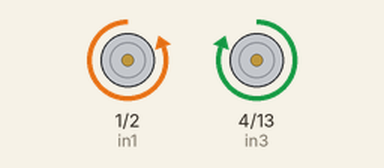
Simulated run of this sketch. Board: Arduino Uno, built with avr-gcc and run on an emulated ATmega328P. Parts: motor-driver pin pairs drawn as motors (green arrow = first pin HIGH = forward, orange = second pin HIGH = backward, longer = more drive, scaled by the enable pin).

Above: at 0.3 s.
At 4.2 s:
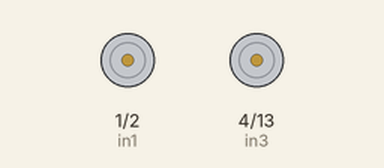
Timing chart, 0 to 6.0 s (numbered marks = the images above):
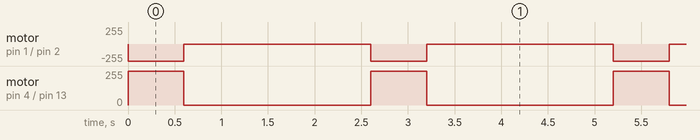

Measured:
- by itself, motor on pin 1 (in1) / pin 2 (in2): alternates backward 255/255 for 0.60 s and stopped for 2.0 s
- by itself, motor on pin 4 (in3) / pin 13 (in4): alternates forward 255/255 for 0.60 s and stopped for 2.0 s

The sketch:

Motor.ino
```cpp
// Motor A connections
int enA = 0;
int in1 = 1;
int in2 = 2;
// Motor B connections
int enB = 3;
int in3 = 4;
int in4 = 13;

void setup() {
	// Set all the motor control pins to outputs
	pinMode(enA, OUTPUT);
	pinMode(enB, OUTPUT);
	pinMode(in1, OUTPUT);
	pinMode(in2, OUTPUT);
	pinMode(in3, OUTPUT);
	pinMode(in4, OUTPUT);

	// Turn off motors - Initial state
	digitalWrite(in1, LOW);
	digitalWrite(in2, LOW);
	digitalWrite(in3, LOW);
	digitalWrite(in4, LOW);
}

void loop() {
  //directionControl();
	//speedControl();
	//delay(1000);
  left();
  delay(600);
  turnOff();
  delay(2000);
}

/*
in1 = left motor ground
in2 = left motor v
in3 = right motor v
in4 = right motor ground

*/

// This function lets you control spinning direction of motors
void directionControl() {
	// Set motors to maximum speed
	// For PWM maximum possible values are 0 to 255
	analogWrite(enA, 255);
	analogWrite(enB, 255);

	// Turn on motor A & B
	digitalWrite(in1, HIGH);
	digitalWrite(in2, LOW);
	digitalWrite(in3, HIGH);
	digitalWrite(in4, LOW);
	delay(2000);

	// Now change motor directions
	digitalWrite(in1, LOW);
	digitalWrite(in2, HIGH);
	digitalWrite(in3, LOW);
	digitalWrite(in4, HIGH);
	delay(2000);

	// Turn off motors
	digitalWrite(in1, LOW);
	digitalWrite(in2, LOW);
	digitalWrite(in3, LOW);
	digitalWrite(in4, LOW);
}

void forward() {
  digitalWrite(in1, LOW);
	digitalWrite(in2, HIGH);
	digitalWrite(in3, LOW);
	digitalWrite(in4, HIGH);
}

void backward() {
  digitalWrite(in1, HIGH);
	digitalWrite(in2, LOW);
	digitalWrite(in3, HIGH);
	digitalWrite(in4, LOW);
}

void right() {
  digitalWrite(in1, HIGH);
	digitalWrite(in2, LOW);
	digitalWrite(in3, LOW);
	digitalWrite(in4, HIGH);
}

void left() {

  analogWrite(enA, 255);
	analogWrite(enB, 255);

  digitalWrite(in1, LOW);
	digitalWrite(in2, HIGH);
	digitalWrite(in3, HIGH);
	digitalWrite(in4, LOW);
}

void turnOff() {
  // Turn off motors - Initial state
	digitalWrite(in1, LOW);
	digitalWrite(in2, LOW);
	digitalWrite(in3, LOW);
	digitalWrite(in4, LOW);
}


// This function lets you control speed of the motors
// void speedControl() {
// 	// Turn on motors
// 	digitalWrite(in1, LOW);
// 	digitalWrite(in2, HIGH);
// 	digitalWrite(in3, LOW);
// 	digitalWrite(in4, HIGH);

	// Accelerate from zero to maximum speed
	// for (int i = 0; i < 256; i++) {
	// 	analogWrite(enA, i);
	// 	analogWrite(enB, i);
	// 	delay(20);
	// }

	// // Decelerate from maximum speed to zero
	// for (int i = 255; i >= 0; --i) {
	// 	analogWrite(enA, i);
	// 	analogWrite(enB, i);
	// 	delay(20);
	// }

	// // Now turn off motors
	// digitalWrite(in1, LOW);
	// digitalWrite(in2, LOW);
	// digitalWrite(in3, LOW);
	// digitalWrite(in4, LOW);
//}
```
